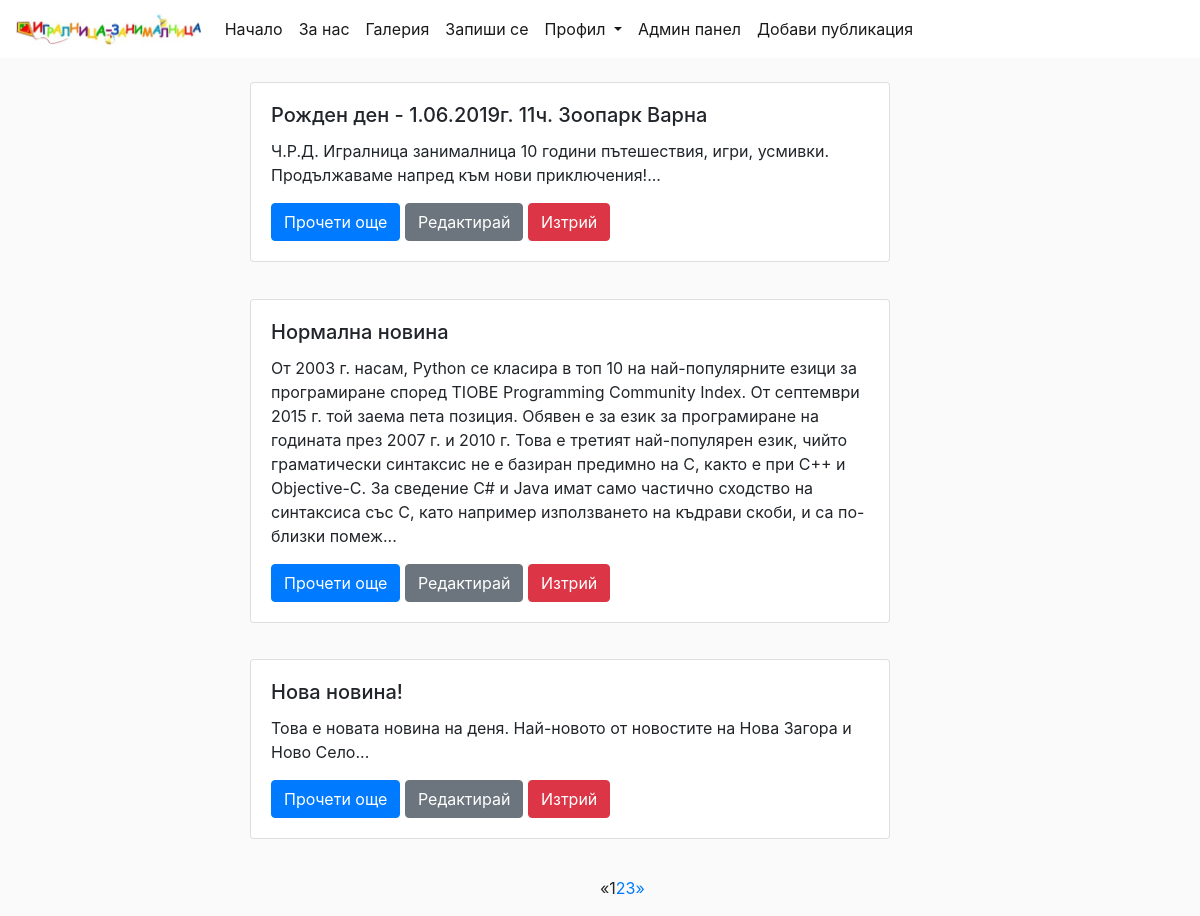
Screenshot of / (signed in) with the database file from the repository.
### news/models.py (models this page shows, shortened)
class Post(models.Model):
    title = models.CharField('заглавие', max_length=50, default='No title')
    pub_date = models.DateField('дата на публикуване', auto_now_add=True)
    content = models.TextField('съдържание', default='No content')
    class Meta:
        verbose_name = 'публикация'
        verbose_name_plural = 'публикации'
    def short_content(self):
        return f"{self.content:.500}..."

### news/views.py (the view)
# urls.py: urlpatterns = [path('', views.NewsList.as_view(), name='index'),
class NewsList(ListView):
    model = Post
    template_name = 'news-list.html'
    context_object_name = 'posts'
    paginate_by = 3
    def get_queryset(self):
        return Post.objects.all().order_by('-pub_date', '-pk')

### news/templates/news-list.html (shortened to what this page needs)
{% extends 'index.html' %}
{% block body %}
    <div class="row">
        <div class="col-lg-2"></div>
            <div class="col-lg-8">
            {% for post in posts %}
                <div class="container" style="margin-bottom: 5%">
                    <div class="card" style="width: 40rem;">
                        <div class="card-body" style="border: 5%">
                            <h5 class="card-title">{{post.title}}</h5>
                                <p class="card-text">{{post.short_content}}</p>
                                <a href="{% url 'details' post.id %}" class="btn btn-primary">Прочети още</a>
                                {% if user.is_superuser %}
                                <a href="{% url 'edit' post.id %}" class="btn btn-secondary">Редактирай</a>
                                <a href="{% url 'delete' post.id %}" class="btn btn-danger">Изтрий</a>
                                {% endif %}
                        </div>
                    </div>
                </div>
        {% endfor %}
                </div>
        <div class="col-lg-2"></div>
{% include 'pages.html' %}
    </div>
{% endblock %}

### common/static/index.css (style rules this page uses)
body { background: #fafafa; }

### rows the page displays
Post: title "Рожден ден - 1.06.2019г. 11ч. Зоопарк Варна", short_content "Ч.Р.Д. Игралница занималница 10 години пътешествия, игри, усмивки. Продължаваме напред към нови приключения!..."
Post: title "Нормална новина", short_content "От 2003 г. насам, Python се класира в топ 10 на най-популярните езици за програмиране според TIOBE Programming Community Index. От септември 2015 г. той заема пета позиция. Обявен е за език за програмиране на годината през 2007 г. и 2010 г. Това е третият най-популярен език, чийто граматически синтаксис не е базиран предимно на С, както е при С++ и Objective-C. За сведение С# и Java имат само частично сходство на синтаксиса със С, като например използването на къдрави скоби, и са по-близки помеж..."
Post: title "Нова новина!", short_content "Това е новата новина на деня. Най-новото от новостите на Нова Загора и Ново Село..."

### other values shown
{{ i }} "1"
{{ i }} "2" "3"
